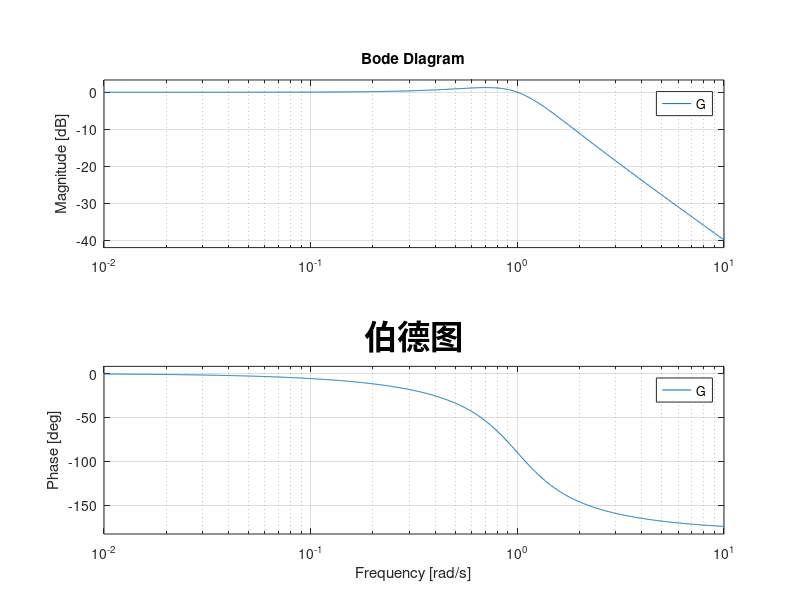

Recreate this plot in MATLAB. (Note: this script raises an error after producing the figure.)
% 定义系统参数
zeta = 0.5; % 阻尼比
omega_n = 1; % 固有频率

% 创建二阶振荡系统的传递函数
s = tf('s');
G = omega_n^2 / (s^2 + 2*zeta*omega_n*s + omega_n^2);

% 创建一个图形窗口
figure;

% 绘制奈奎斯特图
subplot(1, 2, 1); % 左侧
nyquist(G);
title('奈奎斯特图', 'FontSize', 24); % 超大号字体
grid on;

% 绘制伯德图
subplot(1, 2, 2); % 右侧
bode(G);
title('伯德图', 'FontSize', 24); % 超大号字体
grid on;

% 设置整个图形窗口的字体大小
set(gcf, 'FontSize', 24); % 超大号字体

% 调整子图间距
subplot(1, 2, 1);
set(gca, 'Position', [0.13, 0.11, 0.373, 0.775]);
subplot(1, 2, 2);
set(gca, 'Position', [0.53, 0.11, 0.373, 0.775]);